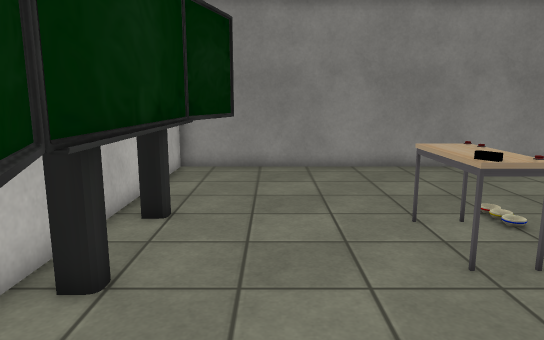
[1] (above)

12 first-person views from a walk through a scene from a Unity 3-D project. The camera is 1.4 m above the floor, tilts 10° down and sees 70° across. The floor is counted in squares, 0.5 m on a side. Each view is taken from the middle of a square. On the plan, view 1 faces up. The plan holds only what a view shows up to about 20 squares ahead; the rest is blank. Some animated figures are left out. Some surface patterns are stand-ins.

[2]
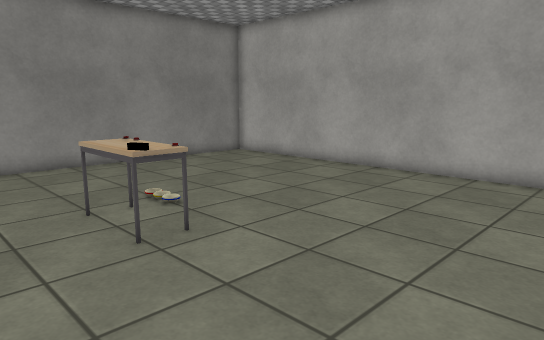

[3]
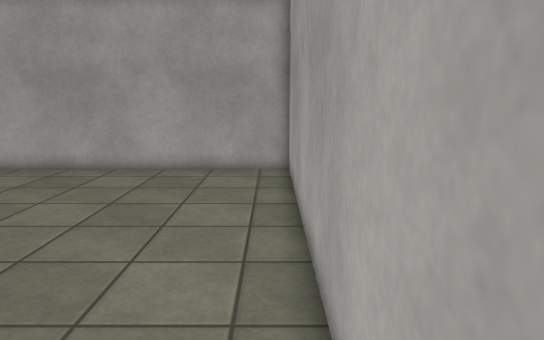

[4]
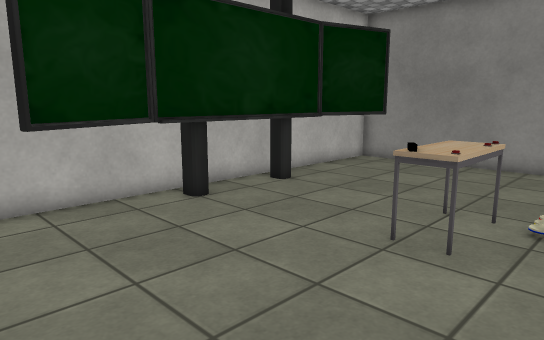

[5]
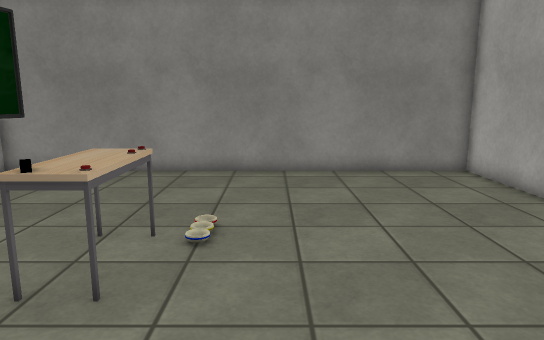

[6]
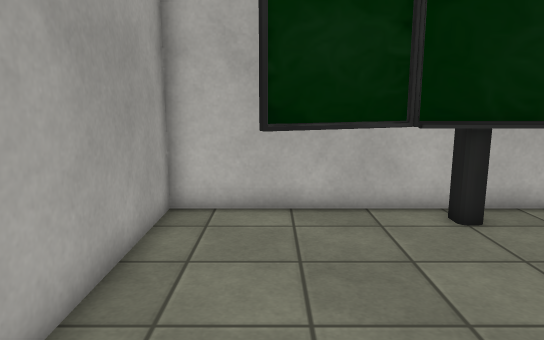

[7]
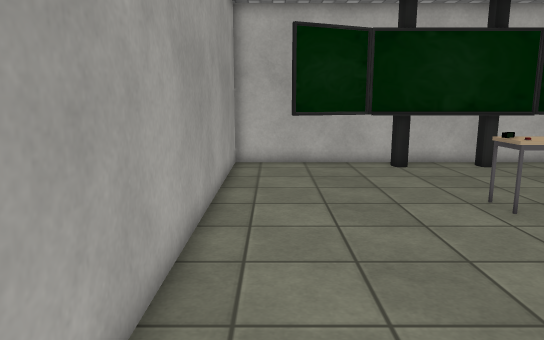

[8]
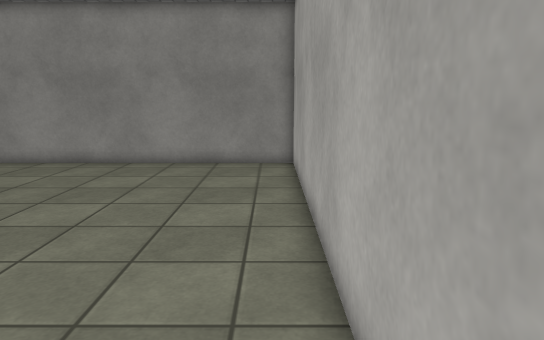

[9]
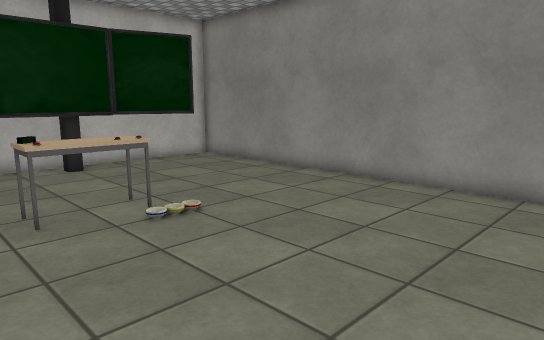

[10]
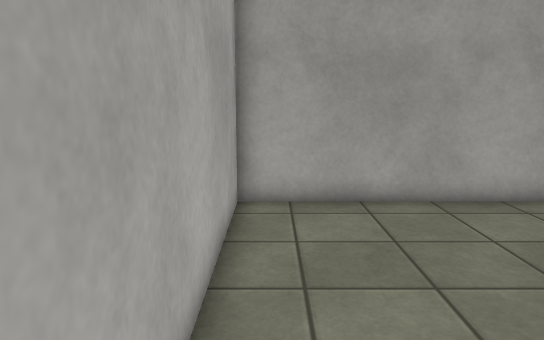

[11]
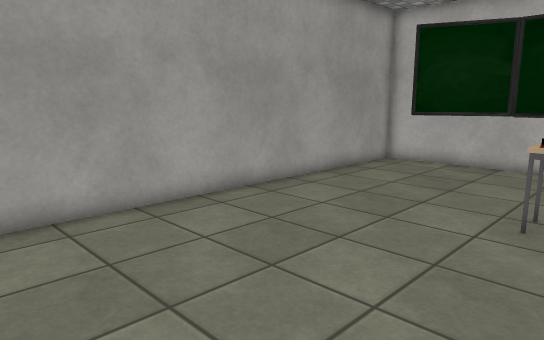

[12]
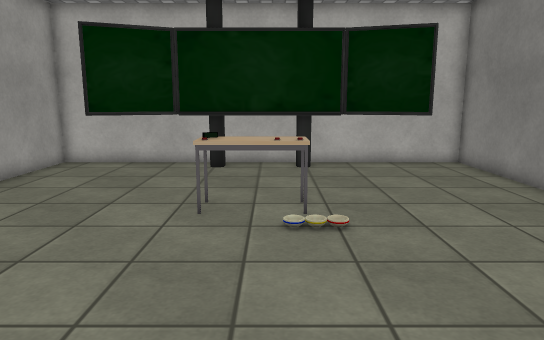

### Floor plan
Key: @ floor where view 1 was taken; # wall or solid block; . floor; B basket; O other object.
Columns run from 4 left of view 1 to 15 right of it. Each row starts with its distance up from view 1.
 17 ####################
 16 #..................#
 15 #..................#
 14 #.OO...............#
 13 #.O................#
 12 #.O................#
 11 # O................#
 10 #OO.......B........#
  9 #OO....OOBB........#
  8 # O....OOB.........#
  7 # O....OOO.........#
  6 #OO....OO..........#
  5 #OO................#
  4 # O................#
  3 #.O................#
  2 #.OO...............#
  1 #..O...............#
  0 #...@..............#
 -1 #..................#
 -2 ####################

Positions as (right, up) in squares from view 1, and headings:
1: (0, 0), facing up
2: (0, -1), facing up-right
3: (-1, -1), facing right
4: (7, -1), facing up-left
5: (7, 1), facing up
6: (6, 1), facing left
7: (14, 0), facing left
8: (14, -1), facing up
9: (14, 4), facing up-left
10: (14, 9), facing down
11: (14, 8), facing down-left
12: (14, 8), facing left
